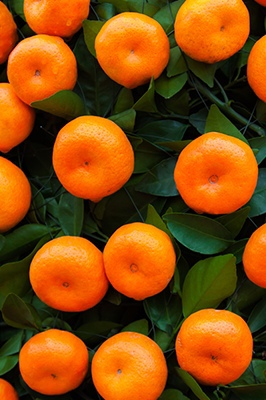
#> input picture lab5/img.jpg, 266 x 400 px
$ jupyter execute lab5_ColorModels.ipynb   (shell and % lines are left out)
#> lines starting #> are read from the running program, lines starting #| are printed output that depends on the picture; after the words box and inside, x2 and y2 are one past the last pixel; in counts of white or black regions, pixels touching at a corner belong together
# Лабораторная работа 5.

# Цветовые модели. Цветовая сегментация

В этой работе рассматриваются базовые цветовые модели, методы конвертации, цветовая сегментация.

Цель лабораторной работы: научиться применять методы конвертации цветовых моделей и выполнить  цветовую сегментацию выданного изображения.

#
Настроим Jupyter на отображение полного интерактивного вывода:

#

from IPython.core.interactiveshell import InteractiveShell

InteractiveShell.ast_node_interactivity = "all"

### 2.4.1 Цветовая модель RGB

RGB (Red, Green, Blue - красный, зеленый, синий) - цветовая модель, описывающая способ кодирования цвета для цветовоспроизведения с помощью трёх цветов, которые принято называть основными. Выбор основных цветов обусловлен особенностями физиологии восприятия цвета сетчаткой человеческого глаза. Сетчатка глаза имеет три вида рецепторов (колбочек), ответственных за цветное зрение. Можно считать, что каждый вид колбочек даёт свой отклик на определённую длину волны видимого спектра.
 Система координат RGB - куб с началом отсчета ⟨0,0,0⟩, соответствующим черному цвету. Максимальное значение RGB - ⟨255,255,255⟩ соответствует белому цвету.

В модели RGB не разделены яркостная и оттеночная компоненты цвета, здесь легко указать яркости для одного из основных цветов, но затруднительно указать оттенок с требуемым цветовым тоном (например, телесным) и насыщенностью.

## 2.4 Цветовые модели

Цветные цифровые изображения представляют собой совокупность трех цветовых плоскостей, каждая из которых характеризует одну независимую составляющую цвета, представленную в том же формате, что и обычное 8-битное полутоновое изображение.

### 2.4.2 Цветовые модели HSV и HSI

 Цветовая модель HSV (Hue, Saturation, Value - цветовой тон, насыщенность, мера яркости) - модель, ориентированная на человека и обеспечивающая возможность явного задания требуемого оттенка цвета. Среди прочих используемых в настоящее время моделей, эта модель отражает физические свойства цвета и наиболее точно соответствует способу восприятия цвета человеческим глазом.
 Оттенок цвета (H) - это длина световой волны, отраженной или прошедшей через объект. Насыщенность (S) характеризует степень, уровень выражения оттенка цвета. Она определяет соотношение серого цвета и выбранного оттенка и выражается в долях от 0 (серый) до 1 (полностью насыщенный). Мера яркости (V) характеризует интенсивность цвета, поэтому она измеряется в диапазоне от 0 (черный) до 1 (белый). При увеличении яркости цвет становится более светлым (белым). Составляющая V является нелинейной, что близко соответствует восприятию человеком светлых и темных цветов.

С точки зрения обработки изображений цветовое пространство удобно тем, что позволяет непосредственно оперировать интенсивностью (яркостью) и цветом (тоном) пикселя.

Существует также цветовая модель HSL (hue, saturation, lightness) или HSI (hue, saturation, intensity) , которая строится по такому же принципу, что и модель HSV, но отличающаяся кодированием цвета пикселя и, соответственно, формулами преобразования из цветового пространства RGB в HSI/HSV и обратно.

**HSV vs. HSL**
Представление **HSL** моделирует то, как различные краски смешиваются вместе, чтобы создать цвет в реальном мире. Полностью насыщенные цвета размещаются вокруг круга при значении светлоты 1/2, при этом значение светлоты 0 или 1 соответствует полностью черному или белому соответственно. Между тем, представление HSV моделирует, как цвета появляются при свете. Разница между HSL и HSV заключается в том, что цвет с максимальной светлотой в HSL является чисто белым, но цвет с максимальным значением / яркостью в HSV аналогичен освещению белого света на цветном объекте (например, яркое белый свет на красный объект заставляет объект по-прежнему казаться красным, просто ярче и интенсивнее, в то время как тусклый свет на красный объект заставляет объект казаться темнее и менее ярким).

Наглядно разницу между HSV и HSL можно увидеть на изображениях визуализации цветовых пространств:

Подробнее про различия HSL и HSV моделей можно прочитать [здесь](https://en.wikipedia.org/wiki/HSL_and_HSV)

Алгоритмы преобразования из RGB в HSV и наоборот можно посмотреть [здесь](https://ru.wikipedia.org/wiki/HSV_(%D1%86%D0%B2%D0%B5%D1%82%D0%BE%D0%B2%D0%B0%D1%8F_%D0%BC%D0%BE%D0%B4%D0%B5%D0%BB%D1%8C))

Алгоритмы преобразования из RGB в HSL и наоборот можно посмотеть [здесь](https://ru.wikipedia.org/wiki/HSL)

**В OpenCV есть готовый метод преобразования изображений из одних цветовых моделей в другие:**
`cv.cvtColor(image, ColorConversionType)`
Где ColorConversionType - тип преобразования из одной цветовой модели в другую:
cv.COLOR_BGR2RGB - преобразование из BGR в RGB
cv.COLOR_RGB2BGR - преобразование из RGB в BGR
cv.COLOR_BGR2GRAY - преобразование из BGR в GRAY
cv.COLOR_RGB2GRAY - преобразование из RGB в GRAY
cv.COLOR_GRAY2RGB - преобразование из GRA в RGB
cv.COLOR_GRAY2BGR - преобразование из GRA в BGR
cv.COLOR_HSV2RGB - преобразование из HSV в RGB
cv.COLOR_HLS2RGB - преобразование из HLS в RGB
cv.COLOR_RGB2HSV - преобразование из RGB в HSV
cv.COLOR_RGB2HLS - преобразование из RGB в HLS

Полный список типов конвертации можно посмотреть в [документации](https://docs.opencv.org/3.4/d8/d01/group__imgproc__color__conversions.html)

[cell 1]
import sys
sys.path.append('../')
import matplotlib.pyplot as plt
import cv2 as cv
import numpy as np
from matplotlib import colors
from matplotlib.colors import hsv_to_rgb

Загружаем изображение. Преобразуем в модель RGB

[cell 2]
image = cv.imread('img.jpg')
#> image is the input picture: shape (400, 266, 3); mean B, G, R 13.4, 72.6, 132.4
image_rgb = cv.cvtColor(image, cv.COLOR_BGR2RGB)
plt.imshow(image_rgb)
plt.show()

Отображаем разные каналы по разным осям на трехмерном графике. В случае модели RGB не видно кластеризации по цвету.

[cell 3]
r, g, b = cv.split(image_rgb)
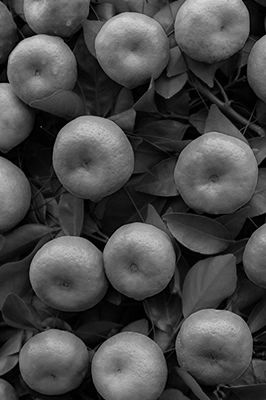
#> g: shape (400, 266); min 0, max 218, mean 72.6
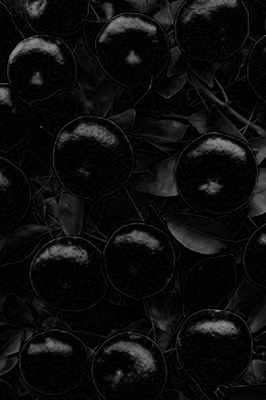
#> b: shape (400, 266); min 0, max 155, mean 13.4
fig = plt.figure()
axis = fig.add_subplot(1, 1, 1, projection="3d")
pixel_colors = image_rgb.reshape((np.shape(image_rgb)[0]*np.shape(image_rgb)[1], 3))
norm = colors.Normalize(vmin=-1.,vmax=1.)
norm.autoscale(pixel_colors)
pixel_colors = norm(pixel_colors).tolist()
#> pixel_colors = 106400 items
axis.scatter(r.flatten(), g.flatten(), b.flatten(), facecolors=pixel_colors, marker=".")
axis.set_xlabel("Red")
axis.set_ylabel("Green")
axis.set_zlabel("Blue")
plt.show()

Построим отдельный канал красного цвета

[cell 4]
red = image_rgb.copy()
# set blue and green channels to 0
red[:, :, 1] = 0
red[:, :, 2] = 0
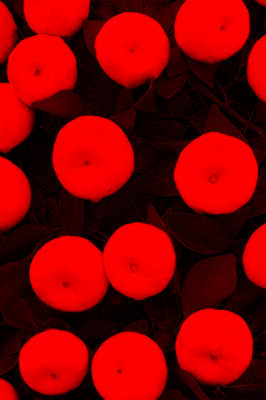
#> red: shape (400, 266, 3); mean R, G, B 132.4, 0, 0
# RGB - Red
plt.imshow(red)
plt.show()

Преобразуем изображение в цветовую модель HSV

[cell 5]
image_hsv = cv.cvtColor(image_rgb, cv.COLOR_RGB2HSV)
#> image_hsv: shape (400, 266, 3); mean H, S, V 27.2, 213, 137.4

Отобразим разные каналы полученного изображения на трехмерном графике

[cell 6]
h, s, v = cv.split(image_hsv)
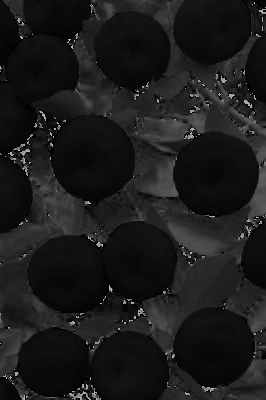
#> h: shape (400, 266); min 0, max 179, mean 27.2
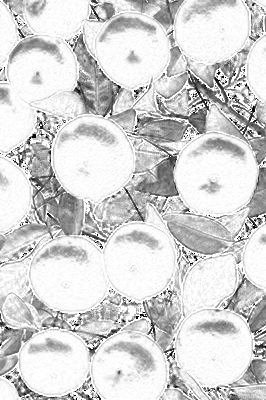
#> s: shape (400, 266); min 0, max 255, mean 213
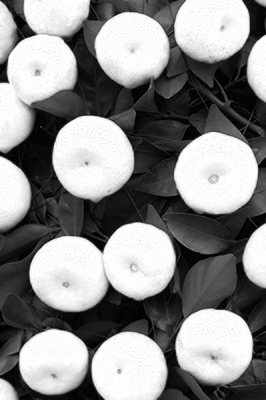
#> v: shape (400, 266); min 0, max 255, mean 137.4
fig = plt.figure()
axis = fig.add_subplot(1, 1, 1, projection="3d")

axis.scatter(h.flatten(), s.flatten(), v.flatten(), facecolors=pixel_colors, marker=".")
axis.set_xlabel("Hue")
axis.set_ylabel("Saturation")
axis.set_zlabel("Value")
plt.show()

Создадим маски для разных оттенков синего цвета

[cell 7]
lower_blue = np.array([0,50,50])
upper_blue = np.array([90,255,255])
lo_square = np.full((10, 10, 3), lower_blue, dtype=np.uint8) / 255.0
do_square = np.full((10, 10, 3), upper_blue, dtype=np.uint8) / 255.0

plt.subplot(1, 2, 1)
plt.imshow(hsv_to_rgb(lo_square))
plt.subplot(1, 2, 2)
plt.imshow(hsv_to_rgb(do_square))
plt.show()

Найдем на изображении цвета подходящие под маску от светлосинего до темносинего. И добавим маску на изображение.

[cell 8]
mask = cv.inRange(image_hsv, lower_blue, upper_blue)
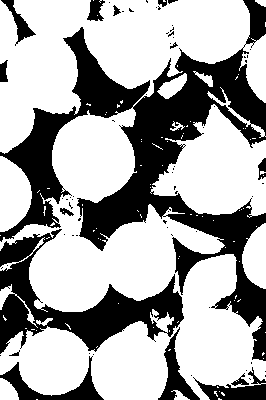
#> mask: shape (400, 266); 65.5% white; 70 black regions (54 under 20 px), largest, box (x1, y1, x2, y2) and area: (0, 0, 266, 361) 24614, (0, 229, 184, 354) 7602, (0, 356, 104, 400) 1265
result = cv.bitwise_and(image_rgb, image_rgb, mask=mask)

plt.figure(figsize=(15,20))
plt.subplot(1, 3, 1)
plt.imshow(image_rgb)
plt.subplot(1, 3, 2)
plt.imshow(mask, cmap="gray")
plt.subplot(1, 3, 3)
plt.imshow(result)
plt.show()

Зададим другую маску

[cell 9]
light_white = (0, 0, 200)
dark_white = (145, 60, 255)

lw_square = np.full((10, 10, 3), light_white, dtype=np.uint8) / 255.0
dw_square = np.full((10, 10, 3), dark_white, dtype=np.uint8) / 255.0

plt.subplot(1, 2, 1)
plt.imshow(hsv_to_rgb(lw_square))
plt.subplot(1, 2, 2)
plt.imshow(hsv_to_rgb(dw_square))
plt.show()

mask_white = cv.inRange(image_hsv, light_white, dark_white)
#> mask_white: shape (400, 266); every value is 0
result_white = cv.bitwise_and(image_hsv, image_hsv, mask=mask_white)
#> result_white: shape (400, 266, 3); every value is 0
plt.figure(figsize=(15,20))

plt.subplot(1, 3, 1)
plt.imshow(image_rgb)
plt.subplot(1, 3, 2)
plt.imshow(mask_white, cmap="gray")
plt.subplot(1, 3, 3)
plt.imshow(result_white)
plt.show()

Применим обе маски и сгладим изображение

[cell 10]
final_mask = mask + mask_white

final_result = cv.bitwise_and(image_rgb, image_rgb, mask=final_mask)
blur = cv.GaussianBlur(final_result, (7, 7), 0)

plt.figure(figsize=(15,20))
plt.subplot(1, 3, 1)
plt.imshow(final_mask, cmap="gray")
plt.subplot(1, 3, 2)
plt.imshow(final_result)
plt.subplot(1, 3, 3)
plt.imshow(blur)
plt.show()

Пробуем сделать цветовую сегментацию

[cell 11]
def segment_image(image):
    ''' Attempts to segment the whale out of the provided image '''

    # Convert the image into HSV
    hsv_image = cv.cvtColor(image, cv.COLOR_RGB2HSV)

    # Set the blue range
    lower_blue = (0, 0, 0)
    upper_blue = (0, 0, 0)

    # Apply the blue mask
    mask = cv.inRange(hsv_image, lower_blue, upper_blue)
#> mask: shape (400, 266); 0.07% white in thin lines or dots, all inside (x1, y1, x2, y2) = (5, 23, 255, 391)

    # Set a white range
    light_white = (0, 60, 200)
    dark_white = (15, 255, 255)

    # Apply the white mask
    mask_white = cv.inRange(hsv_image, light_white, dark_white)
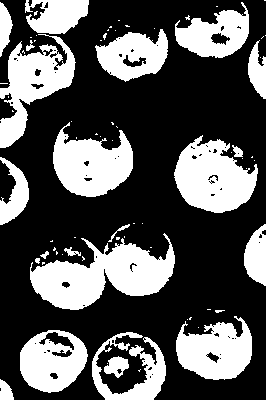
#> mask_white: shape (400, 266); 34% white; 75 white regions (52 under 20 px), largest, box (x1, y1, x2, y2) and area: (30, 233, 175, 310) 5791, (174, 135, 258, 213) 4204, (0, 34, 76, 148) 3773

    # Combine the two masks
    final_mask = mask + mask_white
    result = cv.bitwise_and(image, image, mask=final_mask)

    # Clean up the segmentation using a blur
    blur = cv.GaussianBlur(result, (7, 7), 0)
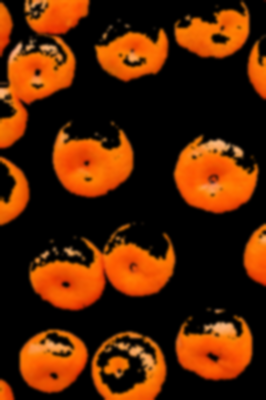
#> blur: shape (400, 266, 3); mean R, G, B 82.5, 34.5, 3.6
    return blur


result = segment_image(image_rgb)

plt.figure(figsize=(15,20))
plt.subplot(1, 2, 1)
plt.imshow(image_rgb)
plt.subplot(1, 2, 2)
plt.imshow(result)
plt.show()

Самостоятельное задание. Сделать цветовую сегментацию выданного изображения.
Пороги для цветовой сегментации подобрать в ручную, используя преобразование изображения
в формат LAB.

### Еще пример цветовой сегментации

Известно, что цветные цифровые изображения представляют собой совокупность трех цветовых плоскостей, каждая из которых характеризует одну независимую составляющую цвета, представленную в том же формате, что и обычное 8-битное полутоновое изображение. Следовательно, все описанные процедуры обработки полутоновых изображений в яркостной области могут быть обобщены и на случай обработки цветных изображений. Специфика же здесь связана прежде всего с различными цветовыми моделями, позволяющими по-разному работать с разными цветовыми и другими составляющими изображения.

[cell 12]
image3 = cv.imread('img.jpg')
rgb_image3 = cv.cvtColor(image3, cv.COLOR_BGR2RGB)
hsv_image3 = cv.cvtColor(rgb_image3, cv.COLOR_RGB2HSV)
h, s, v = cv.split(hsv_image3)

low_h = 75
high_h = 85

mask = cv.inRange(h, low_h, high_h)
#> mask: shape (400, 266); 1.7% white; 200 white regions (187 under 20 px), largest, box (x1, y1, x2, y2) and area: (170, 228, 212, 253) 316, (253, 184, 266, 217) 269, (155, 174, 178, 197) 252
result = cv.bitwise_and(rgb_image3, rgb_image3, mask=mask)

gs = plt.GridSpec(2, 2)
plt.figure(figsize=(10, 8))
plt.subplot(gs[0])
plt.imshow(rgb_image3)
plt.title('Исходное изображение')
plt.xticks([]), plt.yticks([])
plt.subplot(gs[1])
plt.imshow(mask, cmap='gray')
plt.title('Маска')
plt.xticks([]), plt.yticks([])
plt.subplot(gs[2])
plt.hist(h.reshape(-1), np.max(h), [np.min(h), np.max(h)])
plt.vlines(low_h, 0, 5000, 'r'), plt.vlines(high_h, 0, 5000, 'r')
plt.title('Гистограмма h слоя')
plt.subplot(gs[3])
plt.imshow(result)
plt.title('Изображение с пикселями выделенного цвета')
plt.show()
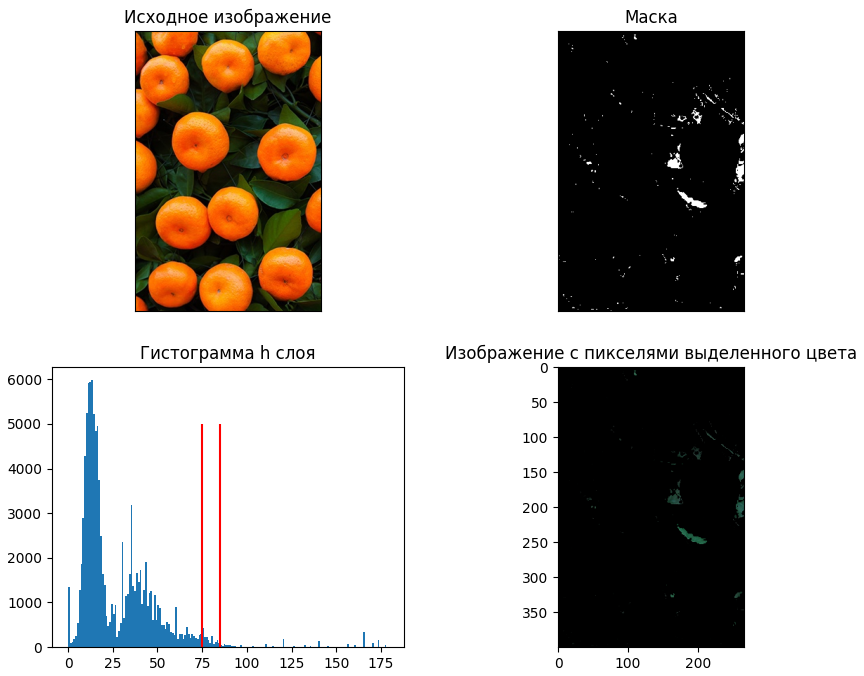
#> figure drawn by matplotlib, 4 panels; panel 3: tallest bar 5977 high, from x = 13 to 14
